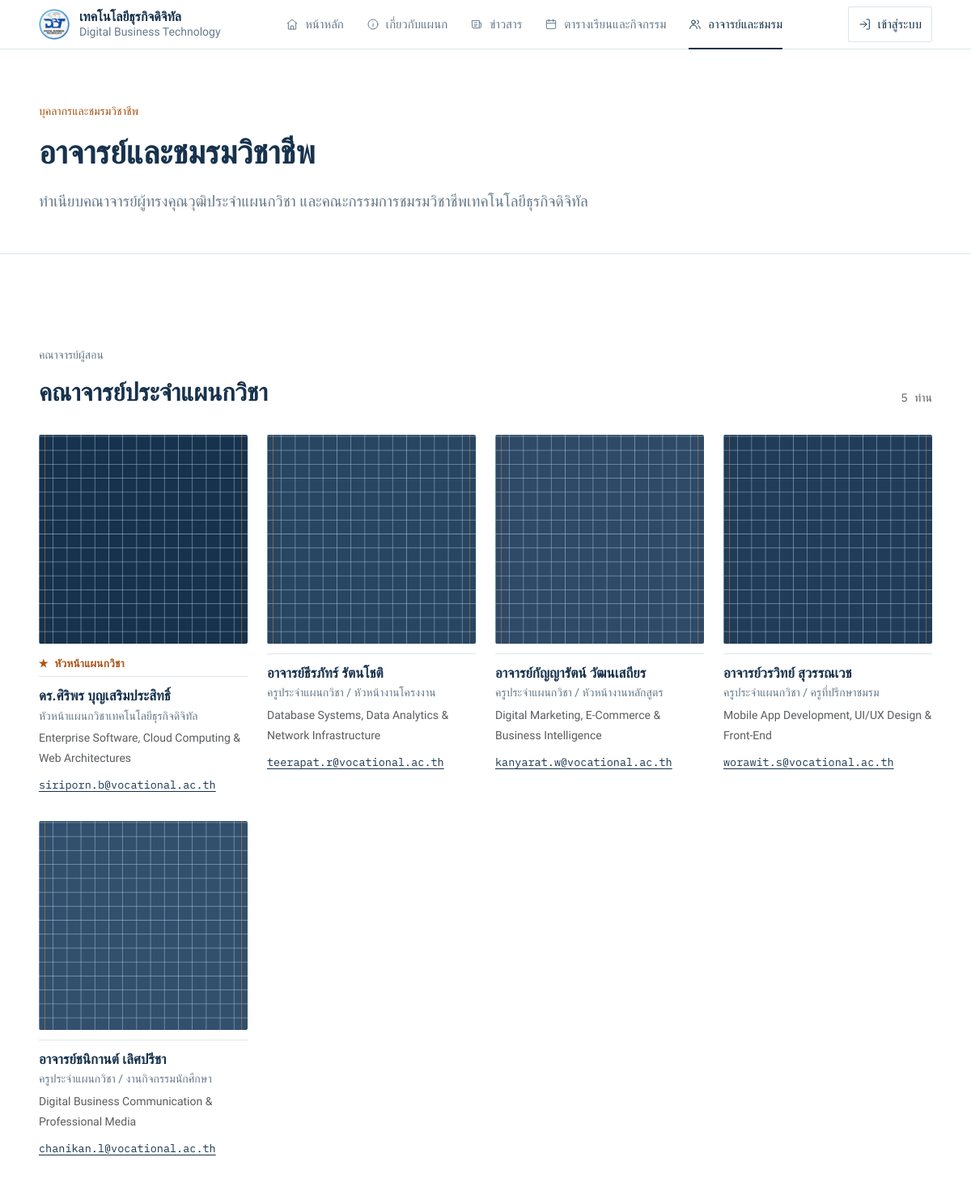
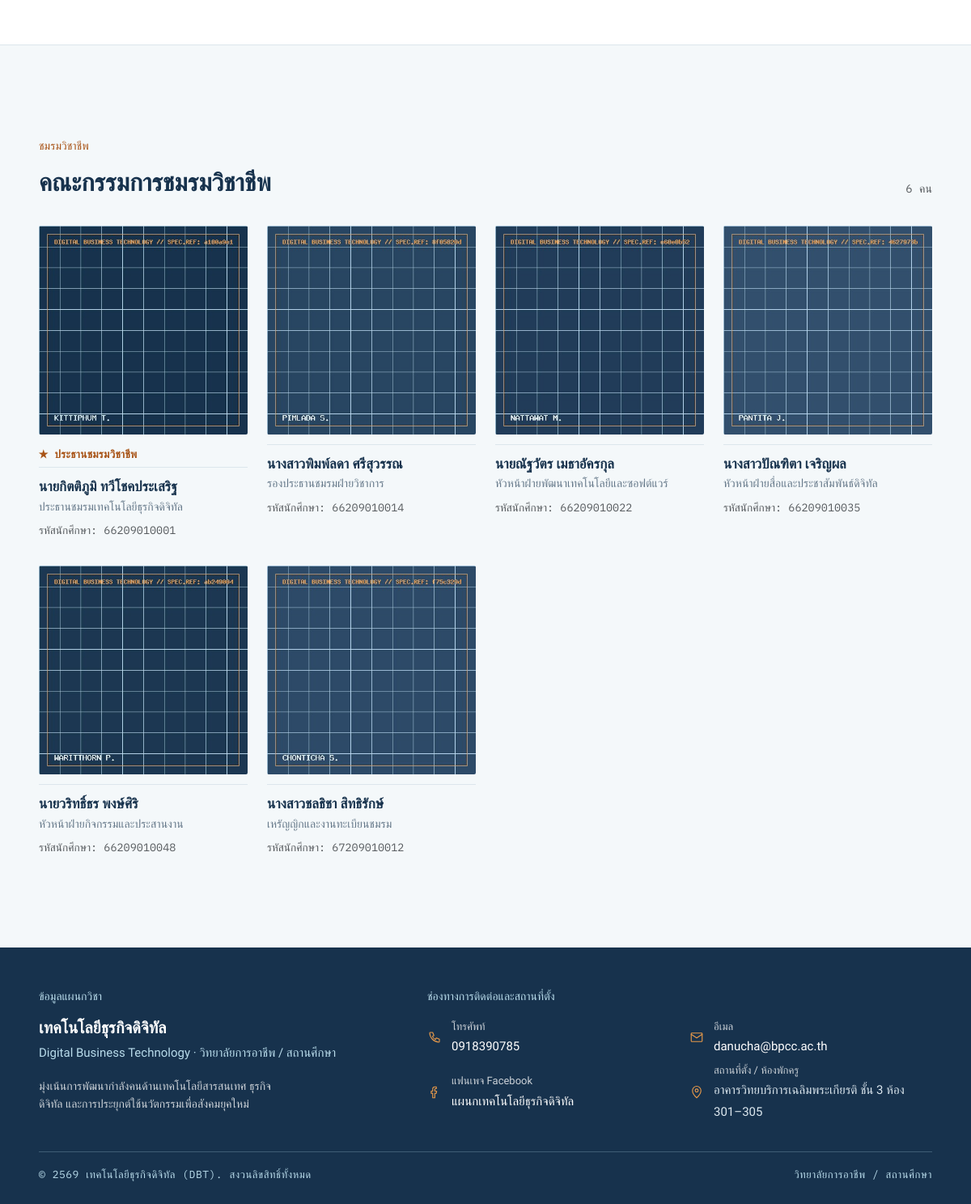
Page /pages/teachers.php on the committed database (2 pictures, top to bottom).
### tables this page shows
CREATE TABLE
  IF NOT EXISTS `teachers` (
    `id` INT AUTO_INCREMENT PRIMARY KEY,
    `name` VARCHAR(100) NOT NULL,
    `position` VARCHAR(100) NOT NULL,
    `specialization` VARCHAR(255) NULL,
    `email` VARCHAR(100) NULL,
    `image_path` VARCHAR(255) NULL,
    `is_head` TINYINT (1) NOT NULL DEFAULT 0,
    `sort_order` INT NOT NULL DEFAULT 0,
    INDEX `idx_teacher_order` (`is_head` DESC, `sort_order` ASC, `id` ASC)
  );

CREATE TABLE
  IF NOT EXISTS `club_members` (
    `id` INT AUTO_INCREMENT PRIMARY KEY,
    `student_id` VARCHAR(20) NULL,
    `name` VARCHAR(100) NOT NULL,
    `club_role` VARCHAR(100) NOT NULL,
    `is_club_head` TINYINT (1) NOT NULL DEFAULT 0,
    `image_path` VARCHAR(255) NULL,
    `sort_order` INT NOT NULL DEFAULT 0,
    INDEX `idx_club_order` (`is_club_head` DESC, `sort_order` ASC, `id` ASC)
  );

### includes/services/CacheService.php (called while the page is built, shortened)
<?php
class CacheService
{
    private static ?string $cacheDir = null;
    public static function getCacheDir(): string
    {
        if (self::$cacheDir === null) {
            $dir = dirname(__DIR__, 2) . DIRECTORY_SEPARATOR . 'scratch' . DIRECTORY_SEPARATOR . 'cache';
            self::$cacheDir = $dir;
        }
        return self::$cacheDir;
    }
    private static function getFilePath(string $key): string
    {
        $safeKey = preg_replace('/[^a-zA-Z0-9_\-]/', '_', $key);
        return self::getCacheDir() . DIRECTORY_SEPARATOR . 'dbt_' . $safeKey . '.cache';
    }
    public static function get(string $key, $default = null)
    {
        $file = self::getFilePath($key);
        if (!file_exists($file)) {
            return $default;
        }
        $content = @file_get_contents($file);
        $payload = @unserialize($content);
        return $payload['data'];
    }
    public static function set(string $key, $data, int $ttl = self::DEFAULT_TTL): bool
    {
        $effectiveTtl = max(5, min($ttl, self::MAX_TTL));
        $expiresAt    = time() + $effectiveTtl;
        $payload = [
            'expires_at' => $expiresAt,
            'created_at' => time(),
            'data'       => $data,
        ];
        $file = self::getFilePath($key);
        $serialized = serialize($payload);
        return (bool) @file_put_contents($file, $serialized, LOCK_EX);
    }
    public static function remember(string $key, int $ttl, callable $callback)
    {
        $value = self::get($key);
        $value = $callback();
        return $value;
    }
}

### includes/db.php (called while the page is built, shortened)
<?php
function db(): PDO
{
    static $pdo = null;
    if ($pdo !== null) {
        return $pdo;
    }
    $options = [
        PDO::ATTR_ERRMODE            => PDO::ERRMODE_EXCEPTION,
        PDO::ATTR_DEFAULT_FETCH_MODE => PDO::FETCH_ASSOC,
        PDO::ATTR_EMULATE_PREPARES   => false,
    ];
    try {
        $dsn = 'mysql:host=' . DB_HOST . ';port=' . DB_PORT . ';dbname=' . DB_NAME . ';charset=utf8mb4';
        $pdo = new PDO($dsn, DB_USER, DB_PASS, $options);
    } catch (PDOException $e) {
        try {
            $rootDsn = 'mysql:host=' . DB_HOST . ';port=' . DB_PORT . ';charset=utf8mb4';
            $rootPdo = new PDO($rootDsn, DB_USER, DB_PASS, $options);
            $dbNameEscaped = str_replace('`', '``', DB_NAME);
            $rootPdo->exec("CREATE DATABASE IF NOT EXISTS `{$dbNameEscaped}` CHARACTER SET utf8mb4 COLLATE utf8mb4_unicode_ci");
            unset($rootPdo);
            $pdo = new PDO($dsn, DB_USER, DB_PASS, $options);
        } catch (PDOException $subEx) {
            error_log("Database connection & auto-create error: " . $subEx->getMessage());
            http_response_code(500);
            exit('<p style="font-family:sans-serif;padding:2rem">เชื่อมต่อฐานข้อมูลไม่ได้ - ตรวจสอบค่าใน <code>.env</code> หรือ <code>includes/config.php</code></p>');
        }
    }
    try {
        $tableCheck = $pdo->query("SHOW TABLES LIKE 'users'")->fetch();
    } catch (PDOException $e) {
        error_log("Schema check error: " . $e->getMessage());
    }
    return $pdo;
}
function execute_query(string $sql, array $params = []): PDOStatement
{
    $st = db()->prepare($sql);
    $st->execute($params);
    return $st;
}
function q(string $sql, array $params = []): PDOStatement
{
    return execute_query($sql, $params);
}

### includes/services/FacultyService.php (called while the page is built, shortened)
<?php
require_once __DIR__ . '/../db.php';
require_once __DIR__ . '/../helpers.php';
require_once __DIR__ . '/CacheService.php';
class FacultyService
{
    public static function getAllTeachers(): array
    {
        return CacheService::remember('faculty_teachers_all', 60, function () {
            return q("
                SELECT * FROM teachers
                ORDER BY is_head DESC, sort_order ASC, id ASC
            ")->fetchAll();
        });
    }
    public static function getAllClubMembers(): array
    {
        return CacheService::remember('faculty_club_all', 60, function () {
            return q("
                SELECT * FROM club_members
                ORDER BY is_club_head DESC, sort_order ASC, id ASC
            ")->fetchAll();
        });
    }
}

### pages/teachers.php (the view, shortened to what this page needs)
<?php
require_once __DIR__ . '/../includes/config.php';
require_once __DIR__ . '/../includes/helpers.php';
require_once __DIR__ . '/../includes/services/FacultyService.php';
$teachers = FacultyService::getAllTeachers();
$clubMembers = FacultyService::getAllClubMembers();
include __DIR__ . '/../includes/header.php';
?>
<div class="page-head">
  <div class="container-xl">
    <p class="eyebrow">
      <span>บุคลากรและชมรมวิชาชีพ</span>
    </p>
    <h1>อาจารย์และชมรมวิชาชีพ</h1>
    <p class="lead-text">
      ทำเนียบคณาจารย์ผู้ทรงคุณวุฒิประจำแผนกวิชา และคณะกรรมการชมรมวิชาชีพเทคโนโลยีธุรกิจดิจิทัล
    </p>
  </div>
</div>
<section class="section">
  <div class="container-xl">
    <div class="section-head">
      <div>
        <p class="eyebrow eyebrow-muted">คณาจารย์ผู้สอน</p>
        <h2>คณาจารย์ประจำแผนกวิชา</h2>
      </div>
      <span class="mono text-muted" style="font-size: 14px;"><?= count($teachers) ?> ท่าน</span>
    </div>
    <ul class="people-list people-grid">
      <?php foreach ($teachers as $teacher): ?>
        <li>
          <?= render_avatar($teacher['name'], $teacher['image_path'] ?? null) ?>
          <div>
            <?php if (!empty($teacher['is_head'])): ?>
              <span class="sub d-block text-accent-ink fw-semibold mb-1">★ หัวหน้าแผนกวิชา</span>
            <?php endif; ?>
            <h3><?= e($teacher['name']) ?></h3>
            <p><?= e($teacher['position']) ?></p>
            <?php if (!empty($teacher['specialization'])): ?>
              <p class="text-muted" style="font-size: .875rem; margin-top: 2px;">
                <?= e($teacher['specialization']) ?>
              </p>
            <?php endif; ?>
            <?php if (!empty($teacher['email'])): ?>
              <div class="mono mt-2" style="font-size: 13.5px;">
                <a href="mailto:<?= e($teacher['email']) ?>" class="text-navy"><?= e($teacher['email']) ?></a>
              </div>
            <?php endif; ?>
          </div>
        </li>
      <?php endforeach; ?>
    </ul>
  </div>
</section>
<section class="section section-alt">
  <div class="container-xl">
    <div class="section-head">
      <div>
        <p class="eyebrow">ชมรมวิชาชีพ</p>
        <h2>คณะกรรมการชมรมวิชาชีพ</h2>
      </div>
      <span class="mono text-muted" style="font-size: 14px;"><?= count($clubMembers) ?> คน</span>
    </div>
    <ul class="people-list people-grid">
      <?php foreach ($clubMembers as $member): ?>
        <li>
          <?= render_avatar($member['name'], $member['image_path'] ?? null) ?>
          <div>
            <?php if (!empty($member['is_club_head'])): ?>
              <span class="sub d-block text-accent-ink fw-semibold mb-1">★ ประธานชมรมวิชาชีพ</span>
            <?php endif; ?>
            <h3><?= e($member['name']) ?></h3>
            <p><?= e($member['club_role']) ?></p>
            <?php if (!empty($member['student_id'])): ?>
              <div class="mono text-muted mt-1" style="font-size: 13.5px;">
                รหัสนักศึกษา: <?= e($member['student_id']) ?>
              </div>
            <?php endif; ?>
          </div>
        </li>
      <?php endforeach; ?>
    </ul>
  </div>
</section>
<?php include __DIR__ . '/../includes/footer.php'; ?>

### includes/helpers.php (shortened to what this page needs)
<?php
require_once __DIR__ . '/db.php';
function e($v): string
{
    return htmlspecialchars((string) $v, ENT_QUOTES, 'UTF-8');
}
function url(string $path = ''): string
{
    $clean = ltrim($path, '/');
    if ($clean !== '' && !str_starts_with($clean, 'uploads/') && !str_starts_with($clean, 'assets/') && !str_starts_with($clean, 'favicon.')) {
        $clean = preg_replace('/\.php(\?.*)?$/', '$1', $clean);
        if ($clean === 'index') {
            $clean = '';
        } elseif ($clean === 'admin/index') {
            $clean = 'admin';
        }
    }
    $root = rtrim(BASE_URL, '/');
    if ($clean === '') {
        return $root !== '' ? $root . '/' : '/';
    }
    return ($root !== '' ? $root : '') . '/' . $clean;
}
function render_avatar(string $name, ?string $imagePath, string $class = 'figure-img marks'): string
{
    $c = $class ? ' ' . e($class) : '';
    $hasImage = $imagePath && is_file(ROOT_PATH . '/' . $imagePath);
    $html = '<div class="avatar' . $c . '">';
    if ($hasImage) {
        $html .= '<img src="' . e(url($imagePath)) . '" alt="' . e($name) . '" loading="lazy">';
    } else {
        $html .= '<div class="monogram">' . e(initials($name)) . '</div>';
    }
    $html .= '</div>';
    return $html;
}
function icon(string $name, int $size = 20, string $class = ''): string
{
    $c = $class ? ' class="' . e($class) . '"' : '';
    return '<svg' . $c . ' width="' . $size . '" height="' . $size . '" viewBox="0 0 24 24" fill="none" stroke="currentColor" stroke-width="1.5" stroke-linecap="round" stroke-linejoin="round" aria-hidden="true" focusable="false">' . ($p[$name] ?? '') . '</svg>';
}
function send_cache_headers(int $maxAge = 60, int $sMaxAge = 120): void
{
    require_once __DIR__ . '/services/CacheService.php';
}

### rows in the picture
teachers: image_path (picture), is_head "★ หัวหน้าแผนกวิชา", name "ดร.ศิริพร บุญเสริมประสิทธิ์", position "หัวหน้าแผนกวิชาเทคโนโลยีธุรกิจดิจิทัล", specialization "Enterprise Software, Cloud Computing & Web Architectures", email "siriporn.b@vocational.ac.th"
teachers: image_path (picture), name "อาจารย์ธีรภัทร์ รัตนโชติ", position "ครูประจำแผนกวิชา / หัวหน้างานโครงงาน", specialization "Database Systems, Data Analytics & Network Infrastructure", email "teerapat.r@vocational.ac.th"
teachers: image_path (picture), name "อาจารย์กัญญารัตน์ วัฒนเสถียร", position "ครูประจำแผนกวิชา / หัวหน้างานหลักสูตร", specialization "Digital Marketing, E-Commerce & Business Intelligence", email "kanyarat.w@vocational.ac.th"
teachers: image_path (picture), name "อาจารย์วรวิทย์ สุวรรณเวช", position "ครูประจำแผนกวิชา / ครูที่ปรึกษาชมรม", specialization "Mobile App Development, UI/UX Design & Front-End", email "worawit.s@vocational.ac.th"
teachers: image_path (picture), name "อาจารย์ชนิกานต์ เลิศปรีชา", position "ครูประจำแผนกวิชา / งานกิจกรรมนักศึกษา", specialization "Digital Business Communication & Professional Media", email "chanikan.l@vocational.ac.th"
club_members: image_path (picture), is_club_head "★ ประธานชมรมวิชาชีพ", name "นายกิตติภูมิ ทวีโชคประเสริฐ", club_role "ประธานชมรมเทคโนโลยีธุรกิจดิจิทัล", student "66209010001"
club_members: image_path (picture), name "นางสาวพิมพ์ลดา ศรีสุวรรณ", club_role "รองประธานชมรมฝ่ายวิชาการ", student "66209010014"
club_members: image_path (picture), name "นายณัฐวัตร เมธาอัครกุล", club_role "หัวหน้าฝ่ายพัฒนาเทคโนโลยีและซอฟต์แวร์", student "66209010022"
club_members: image_path (picture), name "นางสาวปัณฑิตา เจริญผล", club_role "หัวหน้าฝ่ายสื่อและประชาสัมพันธ์ดิจิทัล", student "66209010035"
club_members: image_path (picture), name "นายวริทธิ์ธร พงษ์ศิริ", club_role "หัวหน้าฝ่ายกิจกรรมและประสานงาน", student "66209010048"
club_members: image_path (picture), name "นางสาวชลธิชา สิทธิรักษ์", club_role "เหรัญญิกและงานทะเบียนชมรม", student "67209010012"

### other values in the picture
SITE_NAME "เทคโนโลยีธุรกิจดิจิทัล"
SITE_NAME_EN "Digital Business Technology"
count($teachers) "5"
count($clubMembers) "6"
INSTITUTE_NAME "วิทยาลัยการอาชีพ / สถานศึกษา"
SettingService::get('contact_phone', CONTACT_PHONE) "0918390785"
SettingService::get('contact_email', CONTACT_EMAIL) "danucha@bpcc.ac.th"
SettingService::get('contact_facebook_name', CONTACT_FACEBOOK_NAME) "แผนกเทคโนโลยีธุรกิจดิจิทัล"
SettingService::get('contact_address', CONTACT_ADDRESS) "อาคารวิทยบริการเฉลิมพระเกียรติ ชั้น 3 ห้อง 301–305"
SITE_SHORT "DBT"
